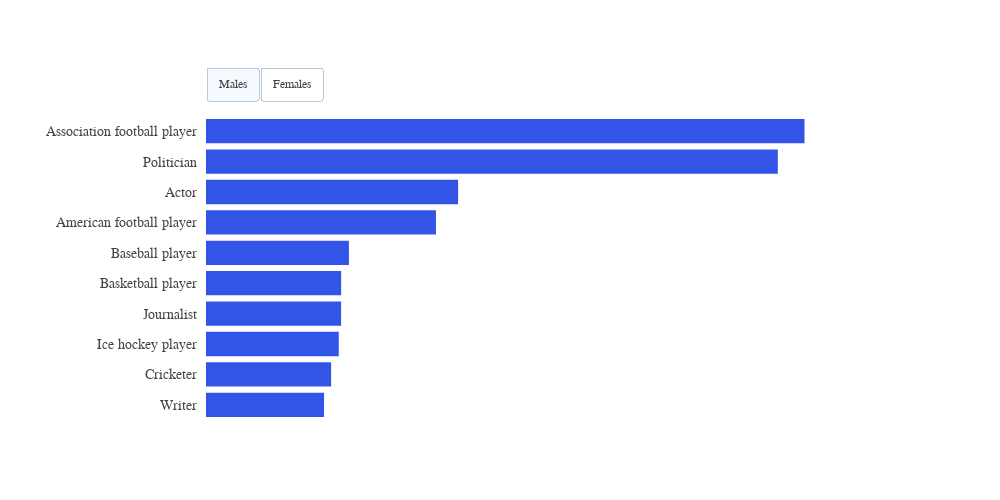

Here is the notebook cell this chart was saved with:
### Code cell
import plotly.graph_objects as go
# import plotly.io as pio
# pio.renderers.default = "default"
from plotly.subplots import make_subplots
from plotly import tools
import plotly.offline as po
import numpy as np

# Creating two subplots
fig = go.Figure()

# All
# TODO


# Male
y_saving_male = (relevant_occupations_male['count']*100).tolist()
x_male = relevant_occupations_male['meaning'].tolist()
males_fig = go.Bar(x=y_saving_male, 
                   y=x_male,
                   marker=dict(
                       color='rgba(0,43,226, 0.8)',
                       line=dict(
                       color='rgba(0,43,226, 1.0)'),
                    ),
                    # name='Top 10 male occupations in Quotebank\'s speakers',
                    orientation='h')

# Female
y_saving_female = (relevant_occupations_female['count']*100).tolist()
x = relevant_occupations_female['meaning'].tolist()
females_fig = go.Bar(x=y_saving_female,
                     y=x,
                     marker=dict(
                         color='rgba(220,20,60, 0.8)',
                         line=dict(
                         color='rgba(220,20,60, 1.0)',)),
                    #  name='Top 10 female occupations in Quotebank\'s speakers',
                     orientation='h',
                     visible=False)

y_saving_any = (relevant_occupations['count']*100).tolist()
x_any = relevant_occupations['meaning'].tolist()
any_fig = go.Bar(x=y_saving_any, 
                   y=x_any,
                   marker=dict(
                       color='rgba(30,144,255, 0.8)',
                       line=dict(
                       color='rgba(30,144,255, 1.0)'),
                    ),
                    # name='Top 10 male occupations in Quotebank\'s speakers',
                    orientation='h')


# data = [males_fig, females_fig]
fig.add_trace(males_fig)
fig.add_trace(females_fig)




fig.update_layout(
    updatemenus=[
        dict(
            active=0,
            type = "buttons",
            direction = "left",
            buttons=list([
                dict(
                    execute=True,
                    args=[{'visible': [True, False, False]}, 
                          {'title': 'Top 10 occupations for males','annotations': annotations_m}],
                    label="Males",
                    method="update"
                ),
                dict(
                    args=[{'visible': [False, True, False]}, 
                          {'title': 'Top 10 occupations for females', 'annotations': annotations_f}],
                    label="Females",
                    method="update"
                )
            ]),
            showactive=True,
            x=0.15,
            xanchor="left",
            yanchor="bottom",
        ),
    ],
    autosize=False,
    width=1000,
    height=500,
    yaxis=dict(showgrid=False, showline=False, showticklabels=True, domain=[0, 0.95], tickfont=dict(family='Nunito', size=14),ticksuffix="  ",),
    xaxis=dict(showgrid=False, showline=False, showticklabels=False, domain=[0.15, 0.9], zeroline=False, ),
    #legend=dict(x=0.029, y=1.038, font_size=13),
    # margin=dict(l=100, r=20, t=70, b=70),
    template=None, 
    showlegend=False,
    font_family='Nunito',
)

# annotations = []

# y_s = np.round(y_saving, decimals=2)

# # Adding labels
# for yd, xd in zip(y_s, x):
#     # labeling the bar net worth
#     annotations.append(dict(xref='x1', yref='y1',
#                             y=xd, x=yd + 0.6,
#                             text=str(yd) + '%',
#                             font=dict(family='Nunito', size=14,
#                                       color='rgb(218,165,32)'),
#                             showarrow=False))

#fig.update_layout(annotations=annotations)

# po.plot(fig, auto_open=False, show_link=False)

fig.show()
#py.iplot(fig, filename='cmocean-picker-one-dropdown')

#fig.write_html("top10_occupations_males_and_females.html")

### Figure 1 — Plotly figure (JSON) as saved in the notebook; plotly's stock layout.template omitted (floating-point values rounded to 4 significant figures)
{"data": [{"marker": {"color": "rgba(0,43,226, 0.8)", "line": {"color": "rgba(0,43,226, 1.0)"}}, "orientation": "h", "type": "bar", "x": [2.161, 2.29, 2.429, 2.472, 2.473, 2.615, 4.208, 4.614, 10.46, 10.95], "y": ["Writer", "Cricketer", "Ice hockey player", "Journalist", "Basketball player", "Baseball player", "American football player", "Actor", "Politician", "Association football player"]}, {"marker": {"color": "rgba(220,20,60, 0.8)", "line": {"color": "rgba(220,20,60, 1.0)"}}, "orientation": "h", "type": "bar", "visible": false, "x": [1.481, 1.539, 1.72, 2.095, 2.216, 3.842, 4.054, 5.342, 9.981, 13.83], "y": ["Novelist", "Lawyer", "Athletics competitor", "Model", "Association football player", "Journalist", "Writer", "Singer", "Politician", "Actor"]}], "layout": {"autosize": false, "font": {"family": "Nunito"}, "height": 500, "showlegend": false, "updatemenus": [{"active": 0, "buttons": [{"args": [{"visible": [true, false, false]}, {"annotations": [{"font": {"color": "rgb(0,43,226)", "family": "Nunito", "size": 14}, "showarrow": false, "text": "2.16%", "x": 2.76, "xref": "x1", "y": "Writer", "yref": "y1"}, {"font": {"color": "rgb(0,43,226)", "family": "Nunito", "size": 14}, "showarrow": false, "text": "2.29%", "x": 2.89, "xref": "x1", "y": "Cricketer", "yref": "y1"}, {"font": {"color": "rgb(0,43,226)", "family": "Nunito", "size": 14}, "showarrow": false, "text": "2.43%", "x": 3.03, "xref": "x1", "y": "Ice hockey player", "yref": "y1"}, {"font": {"color": "rgb(0,43,226)", "family": "Nunito", "size": 14}, "showarrow": false, "text": "2.47%", "x": 3.07, "xref": "x1", "y": "Journalist", "yref": "y1"}, {"font": {"color": "rgb(0,43,226)", "family": "Nunito", "size": 14}, "showarrow": false, "text": "2.47%", "x": 3.07, "xref": "x1", "y": "Basketball player", "yref": "y1"}, {"font": {"color": "rgb(0,43,226)", "family": "Nunito", "size": 14}, "showarrow": false, "text": "2.62%", "x": 3.22, "xref": "x1", "y": "Baseball player", "yref": "y1"}, {"font": {"color": "rgb(0,43,226)", "family": "Nunito", "size": 14}, "showarrow": false, "text": "4.21%", "x": 4.81, "xref": "x1", "y": "American football player", "yref": "y1"}, {"font": {"color": "rgb(0,43,226)", "family": "Nunito", "size": 14}, "showarrow": false, "text": "4.61%", "x": 5.21, "xref": "x1", "y": "Actor", "yref": "y1"}, {"font": {"color": "rgb(0,43,226)", "family": "Nunito", "size": 14}, "showarrow": false, "text": "10.46%", "x": 11.06, "xref": "x1", "y": "Politician", "yref": "y1"}, {"font": {"color": "rgb(0,43,226)", "family": "Nunito", "size": 14}, "showarrow": false, "text": "10.95%", "x": 11.55, "xref": "x1", "y": "Association football player", "yref": "y1"}], "title": "Top 10 occupations for males"}], "execute": true, "label": "Males", "method": "update"}, {"args": [{"visible": [false, true, false]}, {"annotations": [{"font": {"color": "rgb(220,20,60)", "family": "Nunito", "size": 14}, "showarrow": false, "text": "1.48%", "x": 2.18, "xref": "x1", "y": "Novelist", "yref": "y1"}, {"font": {"color": "rgb(220,20,60)", "family": "Nunito", "size": 14}, "showarrow": false, "text": "1.54%", "x": 2.24, "xref": "x1", "y": "Lawyer", "yref": "y1"}, {"font": {"color": "rgb(220,20,60)", "family": "Nunito", "size": 14}, "showarrow": false, "text": "1.72%", "x": 2.42, "xref": "x1", "y": "Athletics competitor", "yref": "y1"}, {"font": {"color": "rgb(220,20,60)", "family": "Nunito", "size": 14}, "showarrow": false, "text": "2.09%", "x": 2.79, "xref": "x1", "y": "Model", "yref": "y1"}, {"font": {"color": "rgb(220,20,60)", "family": "Nunito", "size": 14}, "showarrow": false, "text": "2.22%", "x": 2.92, "xref": "x1", "y": "Association football player", "yref": "y1"}, {"font": {"color": "rgb(220,20,60)", "family": "Nunito", "size": 14}, "showarrow": false, "text": "3.84%", "x": 4.54, "xref": "x1", "y": "Journalist", "yref": "y1"}, {"font": {"color": "rgb(220,20,60)", "family": "Nunito", "size": 14}, "showarrow": false, "text": "4.05%", "x": 4.75, "xref": "x1", "y": "Writer", "yref": "y1"}, {"font": {"color": "rgb(220,20,60)", "family": "Nunito", "size": 14}, "showarrow": false, "text": "5.34%", "x": 6.04, "xref": "x1", "y": "Singer", "yref": "y1"}, {"font": {"color": "rgb(220,20,60)", "family": "Nunito", "size": 14}, "showarrow": false, "text": "9.98%", "x": 10.68, "xref": "x1", "y": "Politician", "yref": "y1"}, {"font": {"color": "rgb(220,20,60)", "family": "Nunito", "size": 14}, "showarrow": false, "text": "13.83%", "x": 14.53, "xref": "x1", "y": "Actor", "yref": "y1"}], "title": "Top 10 occupations for females"}], "label": "Females", "method": "update"}], "direction": "left", "showactive": true, "type": "buttons", "x": 0.15, "xanchor": "left", "yanchor": "bottom"}], "width": 1000, "xaxis": {"domain": [0.15, 0.9], "showgrid": false, "showline": false, "showticklabels": false, "zeroline": false}, "yaxis": {"domain": [0, 0.95], "showgrid": false, "showline": false, "showticklabels": true, "tickfont": {"family": "Nunito", "size": 14}, "ticksuffix": "  "}}}
